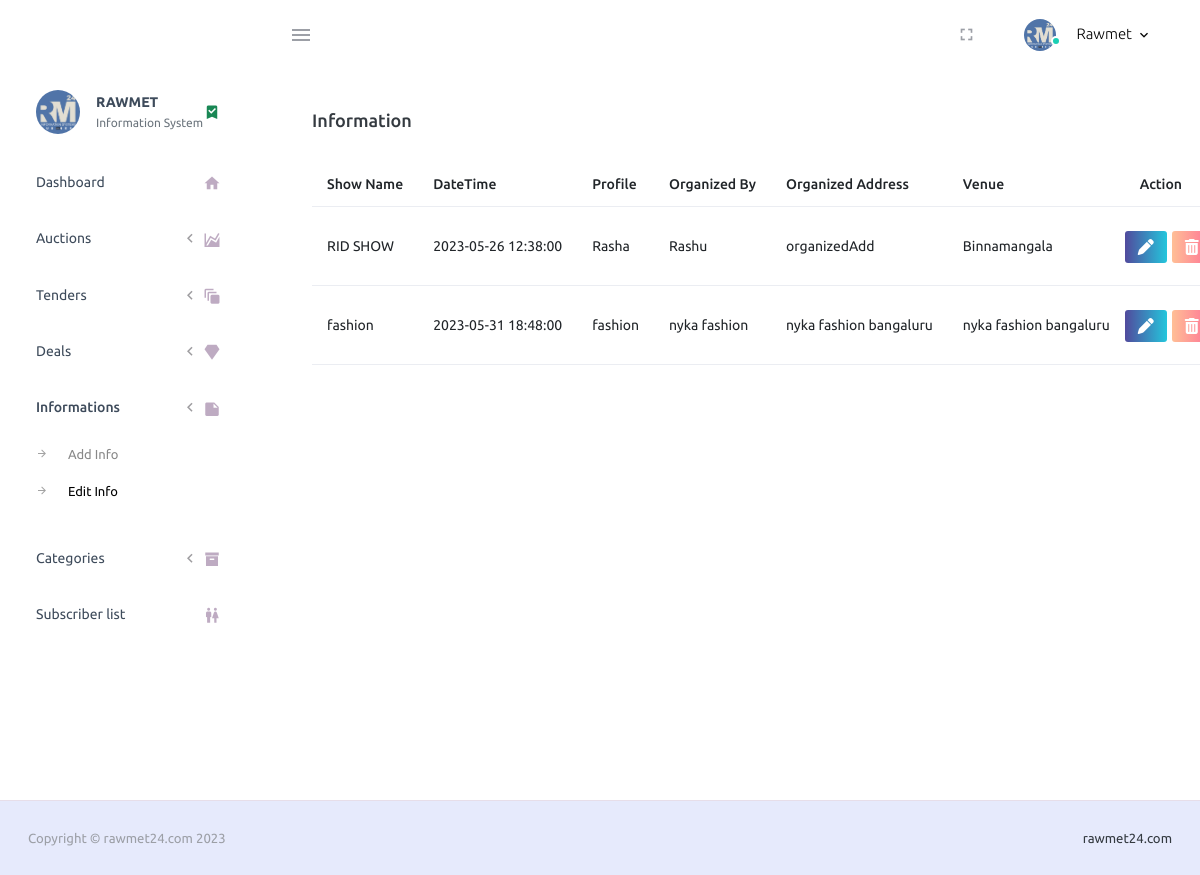
Page /PurpleAdmin-Free-Admin-Template-master/pages/forms/editInfolist.php (signed in) on the earlier database version.
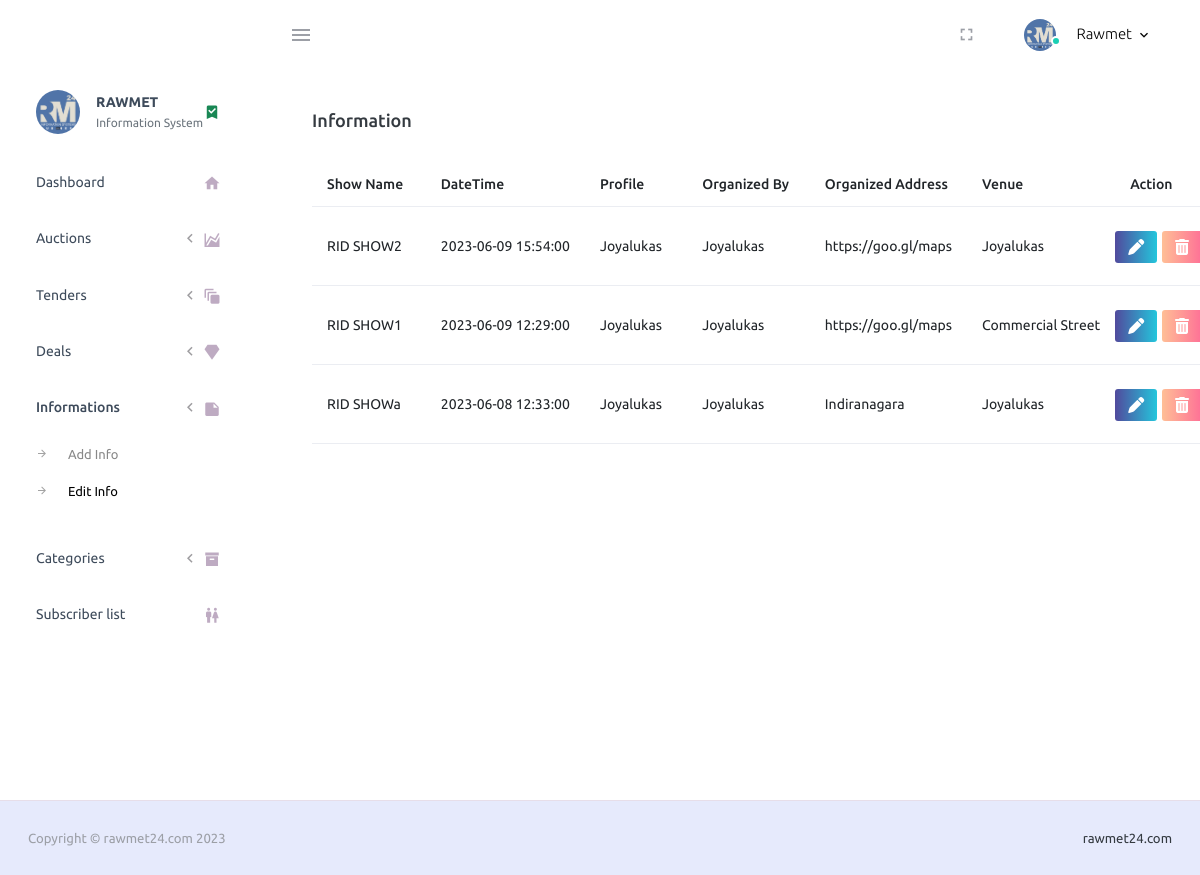
Same page on the later database version.
### tables this page shows
CREATE TABLE `info_table` (
  `id` int(20) NOT NULL,
  `infoId` int(20) NOT NULL,
  `showName` varchar(1000) NOT NULL,
  `dateTime` datetime NOT NULL,
  `profile` varchar(1000) NOT NULL,
  `organizedBy` varchar(255) NOT NULL,
  `organizedAdd` varchar(255) NOT NULL,
  `venue` varchar(1000) NOT NULL,
  `map` varchar(1000) NOT NULL
);

### PurpleAdmin-Free-Admin-Template-master/pages/forms/editInfolist.php (the view, shortened to what the changed rows need)
<!DOCTYPE html>
<html lang="en">
  <head>
    <link rel="stylesheet" href="https://cdnjs.cloudflare.com/ajax/libs/font-awesome/5.15.3/css/all.min.css">
    <link rel="stylesheet" href="../../assets/vendors/mdi/css/materialdesignicons.min.css">
    <link rel="stylesheet" href="path/to/font-awesome/css/font-awesome.min.css">
    <link rel="stylesheet" href="../../assets/vendors/css/vendor.bundle.base.css">
    <link rel="stylesheet" href="https://cdn.jsdelivr.net/npm/bootstrap@4.6.2/dist/css/bootstrap.min.css">
    <link rel="stylesheet" href="../../assets/css/style.css">
  </head>
  <body>
    <div class="container-scroller">
      <div class="container-fluid page-body-wrapper">
        <div class="col-lg-10 grid-margin stretch-card">
                <div class="card">
                  <div class="card-body">
                    <h4 class="card-title">Information</h4><br>
                    <table class="table table-hover table-responsive">
  <thead>
    <tr>
      <th class="col-2">Show Name</th>
      <th class="col-2">DateTime</th>
      <th class="col-2">Profile</th>
      <th class="col-2">Organized By</th>
      <th class="col-2">Organized Address</th>
      <th class="col-2">Venue</th>
      <th class="col-2">Action</th>
    </tr>
  </thead>
  <tbody>
  <?php
include_once "connect.php";
$sql = "SELECT * FROM info_table";
$result = $conn->query($sql);
$data = array();
if ($result->num_rows > 0) {
    while ($row = $result->fetch_assoc()) {
        $data[] = $row;
    }
} else {
    echo "No data found.";
}
?>
    <?php foreach ($data as $row) { ?>
      <tr>
        <td><?php echo $row['showName']; ?></td>
        <td><?php echo $row['dateTime']; ?></td>
        <td><?php echo $row['profile']; ?></td>
        <td><?php echo $row['organizedBy']; ?></td>
        <td><?php echo $row['organizedAdd']; ?></td>
        <td><?php echo $row['venue']; ?></td>
<td style="padding: 0px;">
  <div style="display: flex; gap: 5px;">
    <form action="fetchInfo.php?g=<?php echo $row['id'];?>" method="GET">
      <button class="btn btn-block btn-sm btn-gradient-primary mt-4 mx-auto" type="submit" style="width:auto;margin-bottom:22px">
        <a href="fetchInfo.php?id=<?php echo $row['id']; ?>"><i class="fa fa-solid fa-pen"></i></a>
      </button>
    </form>
    <form action="deleteInfo.php?g=<?php echo $row['id'];?>" method="POST">
      <button class="btn btn-block btn-sm btn-gradient-danger mt-4 mx-auto" type="submit">
        <a href="deleteInfo.php?id=<?php echo $row['id']; ?>"><i class="fa fa-solid fa-trash"></i></a>
      </button>
    </form>
  </div>
</td>
      </tr>
    <?php } ?>
  </tbody>
</table>
          </div>
        </div>
        </div>
        </div> </div>
  </body>
</html>

Differences in the rows shown:
removed info_table: showName "RID SHOW", dateTime "2023-05-26 12:38:00", profile "Rasha", organizedBy "Rashu", organizedAdd "organizedAdd", venue "Binnamangala"
changed info_table: showName "fashion" → "RID SHOW2"; dateTime "2023-05-31 18:48:00" → "2023-06-09 15:54:00"; profile "fashion" → "Joyalukas"; organizedBy "nyka fashion" → "Joyalukas"; organizedAdd "nyka fashion bangaluru" → "https://goo.gl/maps"; venue "nyka fashion bangaluru" → "Joyalukas"
added info_table: showName "RID SHOW1", dateTime "2023-06-09 12:29:00", profile "Joyalukas", organizedBy "Joyalukas", organizedAdd "https://goo.gl/maps", venue "Commercial Street"
added info_table: showName "RID SHOWa", dateTime "2023-06-08 12:33:00", profile "Joyalukas", organizedBy "Joyalukas", organizedAdd "Indiranagara", venue "Joyalukas"
